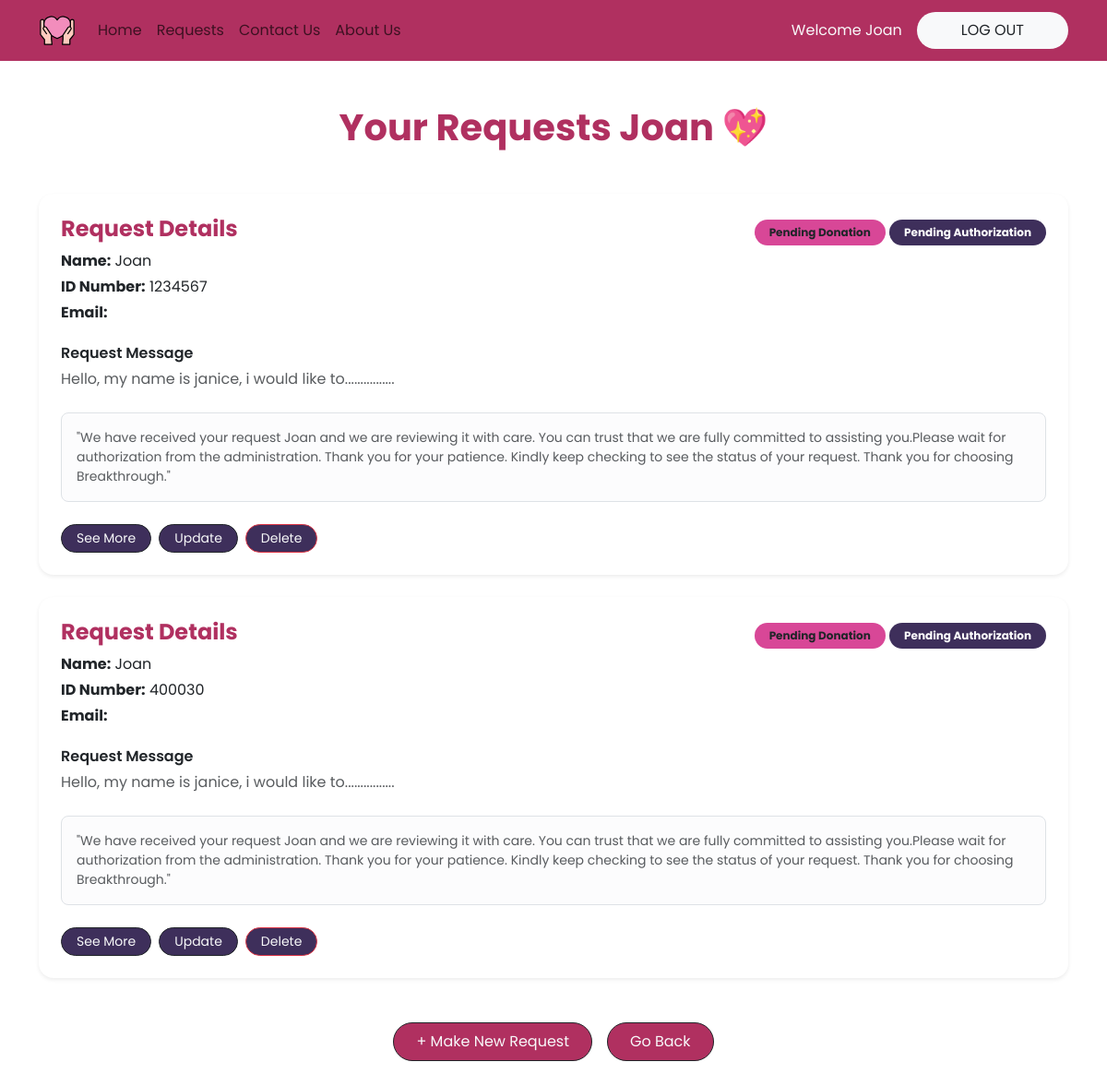
The app's page /beneficiary/Requests (signed in), older data.
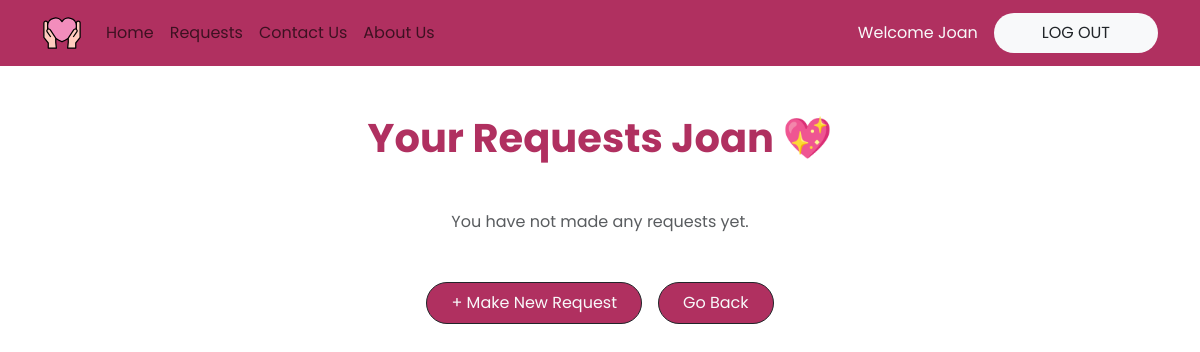
The same page, newer data.
### beneficiary/models.py (models this page shows, shortened)
class Appeal(models.Model):
    STATUS_CHOICES = [
        ('pending', 'Pending'),
        ('donated', 'Donated'),
        ('authorized', 'Authorized'),
    ]
    user = models.ForeignKey(User, on_delete=models.CASCADE)
    idNumber = models.IntegerField()
    PhoneNumber = models.IntegerField()
    request = models.CharField(max_length=1000)
    status = models.CharField(max_length=20, choices=STATUS_CHOICES, default='pending')
    created_at = models.DateField(auto_now_add=True)
    updated_at = models.DateField(auto_now=True)
    is_authorized = models.BooleanField(default=False)

### beneficiary/views.py (the view)
# urls.py: path('Requests' , views.readRequests , name = 'beneficiaryreadRequests') ,
@login_required(login_url='beneficiarylogin')
def readRequests(request):
    appeals = Appeal.objects.filter(user=request.user)
    context = {'appeals': appeals}
    return render(request, 'beneficiary/requests.html', context)

### beneficiary/templates/beneficiary/requests.html
{% extends 'beneficiary/main.html' %} {% block content %}
<div class="container py-5">
  <div class="text-center mb-5">
    <h1 class="fw-bold textpink">Your Requests {{user.username}} 💖</h1>
  </div>
  {% for appeal in appeals %}
  <div class="card shadow-sm border-0 rounded-4 mb-4">
    <div class="card-body p-4">
      <div class="d-flex justify-content-between align-items-start flex-wrap">
        <div>
          <h5 class="fw-bold textpink mb-2 fs-4">Request Details</h5>
          <p class="mb-1"><strong>Name:</strong> {{ user.username }}</p>
          <p class="mb-1"><strong>ID Number:</strong> {{ appeal.idNumber }}</p>
          <p class="mb-1"><strong>Email:</strong> {{ appeal.user.email }}</p>
        </div>
        <div class="text-end mt-2 mt-md-0">
          {% if appeal.status == 'donated' %}
          <span class="badge bg-success px-3 py-2 rounded-pill">Donated</span>
          {% else %}
          <span class="badge bgplum text-dark px-3 py-2 rounded-pill"
            >Pending Donation</span
          >
          {% endif %} {% if appeal.is_authorized %}
          <span
            class="badge bg-success px-3 py-2 rounded-pill mt-1 d-inline-block"
            >Authorized ✅</span
          >
          {% else %}
          <span
            class="badge bgpurple px-3 py-2 rounded-pill mt-1 d-inline-block"
            >Pending Authorization
          </span>
          {% endif %}
        </div>
      </div>
      <div class="mt-3">
        <p class="fw-semibold mb-1">Request Message</p>
        <p class="text-muted mb-0">{{ appeal.request }}</p>
      </div>
      {% if not appeal.is_authorized %}
      <div class="alert alert-light border mt-4 small text-muted rounded-3">
        "We have received your request  {{user.username}} and we are reviewing it with care. You can
        trust that we are fully committed to assisting you.Please wait for authorization from
        the administration. Thank you for your patience. Kindly keep checking to
        see the status of your request. Thank you for choosing Breakthrough."
      </div>
      {% endif %}
      <div class="d-flex gap-2 flex-wrap mt-4">
        <a
          href="{% url 'beneficiaryreadOneRequest' appeal.id %}"
          class="btn btn-outline-dark bgpurple btn-sm rounded-pill text-light px-3"
          >See More</a
        >
        <a
          href="{% url 'beneficiaryupdateRequest' appeal.id %}"
          class="btn btn-outline-dark bgpurple btn-sm rounded-pill px-3 text-light"
          >Update</a
        >
        <a
          href="{% url 'beneficiarydeleteRequest' appeal.id %}"
          class="btn btn-outline-danger bgpurple btn-sm rounded-pill px-3 text-light"
          >Delete</a
        >
      </div>
    </div>
  </div>
  {% empty %}
  <div class="text-center text-muted">
    <p>You have not made any requests yet.</p>
  </div>
  {% endfor %}
  <div class="d-flex justify-content-center gap-3 mt-5 flex-wrap">
    <a
      href="{% url 'beneficiarymakeRequest' %}"
      class="btn bgpink btn-outline-dark text-light rounded-pill px-4 py-2"
    >
      + Make New Request
    </a>
    <a
      href="{% url 'beneficiaryuserHome' %}"
      class="btn bgpink btn-outline-dark text-light rounded-pill px-4 py-2"
    >
      Go Back
    </a>
  </div>
</div>
{% endblock %}

### beneficiary/templates/beneficiary/main.html (shortened to what this page needs)
<!DOCTYPE html>
<html lang="en">
  {% load static %}
  <head>
    <link
      href="https://cdn.jsdelivr.net/npm/bootstrap@5.3.8/dist/css/bootstrap.min.css"
      rel="stylesheet"
    />
  </head>
  <body>
    {% include 'beneficiary/navbar.html'%} {% block content %} {% endblock %}
  </body>
</html>

### beneficiary/templates/beneficiary/navbar.html (shortened to what this page needs)
{% load static %}
<nav class="navbar navbar-expand-lg bgpink py-2">
  <div class="container">
    {% if request.user.is_authenticated %}
      <a class="navbar-brand" href="{% url 'beneficiaryuserHome' %}">
        <img src="{% static 'logo.svg' %}" alt="Logo" width="40">
      </a>
    {% else %}
      <a class="navbar-brand" href="{% url 'beneficiaryhome' %}">
        <img src="{% static 'logo.svg' %}" alt="Logo" width="40">
      </a>
    {% endif %}
    <div class="collapse navbar-collapse" id="navbarNav">
      <ul class="navbar-nav me-auto align-items-lg-center">
        {% if request.user.is_authenticated %}
          <li class="nav-item">
            <a class="nav-link" href="{% url 'beneficiaryuserHome' %}">Home</a>
          </li>
          <li class="nav-item">
            <a class="nav-link" href="{% url 'beneficiaryreadRequests' %}">Requests</a>
          </li>
          <li class="nav-item">
            <a class="nav-link" href="{% url 'beneficiarycontactUs' %}">Contact Us</a>
          </li>
        {% else %}
          <li class="nav-item">
            <a class="nav-link" href="{% url 'beneficiaryhome' %}">Home</a>
          </li>
        {% endif %}
        <li class="nav-item">
          <a class="nav-link" href="{% url 'beneficiaryaboutUs'%}">About Us</a>
        </li>
      </ul>
      <ul class="navbar-nav ms-lg-auto align-items-lg-center gap-2 mt-3 mt-lg-0">
        {% if request.user.is_authenticated %}
          <li class="nav-item">
            <span class="nav-link text-light">Welcome {{ request.user.username }}</span>
          </li>
          <li class="nav-item">
            <a class="nav-link bg-light rounded-2 text-dark btn btn-light btn-lg rounded-pill px-5 " width="100px" href="{% url 'beneficiarylogout' %}">
              LOG OUT
            </a>
          </li>
        {% endif %}
      </ul>
    </div>
  </div>
</nav>

Row changes from the older to the newer data that the page shows:
removed Appeal: {{ user.username }} "Joan", idNumber "1234567", status "Pending Donation", is_authorized "Pending Authorization", request "Hello, my name is janice, i would like to................"
removed Appeal: {{ user.username }} "Joan", idNumber "400030", status "Pending Donation", is_authorized "Pending Authorization", request "Hello, my name is janice, i would like to................"
Text that changed along with them:
text now shown: "You have not made any requests yet."
